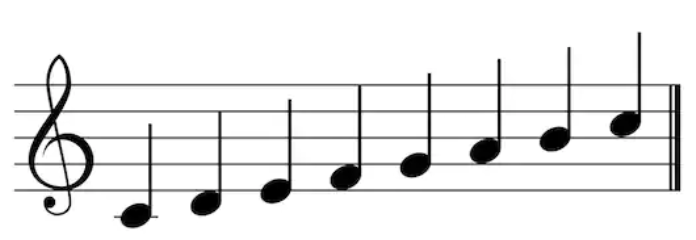
#> input picture doremi.PNG, 696 x 240 px
$ python uno.py
#> lines starting #> are read from the running program, lines starting #| are printed output that depends on the picture; after the words box and inside, x2 and y2 are one past the last pixel; in counts of white or black regions, pixels touching at a corner belong together
import numpy as np
import cv2 as cv
from matplotlib import pyplot as plt
from scipy.signal import find_peaks

def get_index(mat, limit):
    return [i for (i, val) in enumerate(mat) if val > limit]

# Load an image in grayscale
img = cv.imread('doremi.PNG', cv.IMREAD_GRAYSCALE)
#> img: shape (240, 696); min 0, max 255, mean 234.3
chosen_thresh, bw = cv.threshold(img,0,255,cv.THRESH_BINARY_INV | cv.THRESH_OTSU)
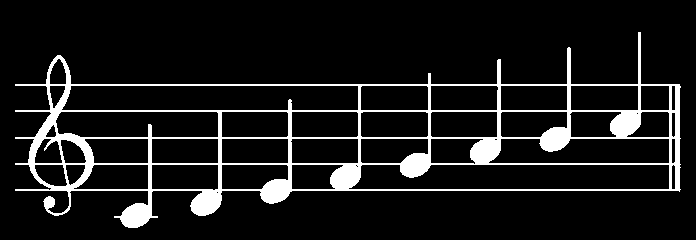
#> bw: shape (240, 696); 9.9% white; 1 white region, box (x1, y1, x2, y2) and area: (15, 32, 681, 228) 16473
#> chosen_thresh = 161
# cv.imshow('image', bw)
# cv.waitKey(0)
# cv.destroyAllWindows()

row_sum = np.sum(bw, axis=1)
#> row_sum = 240 values, max 169830 at index 138, min 0 at index 0, mean 17502.6
index = np.arange(0, row_sum.size)
#> index = 240 values from 0 to 239

# plt.plot(index,row_sum)
# plt.show()

# peaks, mappa = find_peaks(row_sum, prominence = int(row_sum.size / 2))
# row_sum[row_sum > np.max(row_sum) / 2] = 0

# get the indices where the value is greater than half of the max value
peaks = get_index(row_sum, np.max(row_sum) / 2)
#> peaks = [84, 85, 110, 111, 137, 138, 163, 164, 189, 190]

bw[peaks, :] = 0
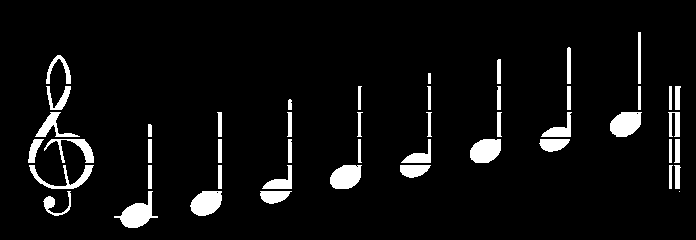
#> bw: shape (240, 696); 5.9% white; 48 white regions (1 under 20 px), largest, box (x1, y1, x2, y2) and area: (114, 191, 158, 228) 695, (610, 112, 642, 137) 620, (190, 191, 222, 216) 616
print(bw[peaks, :])
#> (printed output is left out)
cv.imshow('image', bw)
cv.waitKey(0)
cv.destroyAllWindows()
# [4 lines of commented-out code are left out]

$ run again, with scale.png copied over doremi.PNG
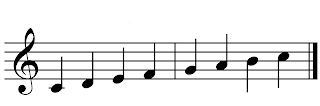
#> input picture scale.png, 320 x 106 px
#> img is the input picture: shape (106, 320); min 0, max 255, mean 234.3
#> `chosen_thresh, bw = cv.threshold(img,0,255,cv.THRESH_BINARY_INV | cv.T..`:
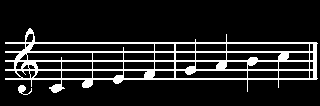
#> bw: shape (106, 320); 13% white in thin lines or dots, all inside (x1, y1, x2, y2) = (5, 28, 318, 95)
#> chosen_thresh = 177
#> row_sum = 106 values, max 79815 at index 43, min 0 at index 0, mean 10594.5
#> peaks = [42, 43, 51, 52, 60, 61, 69, 70, 78, 79]
#> `bw[peaks, :] = 0`:
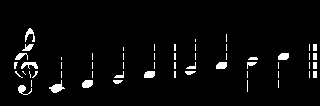
#> bw: shape (106, 320); 3.8% white; 57 white regions (37 under 20 px), largest, box (x1, y1, x2, y2) and area: (49, 80, 65, 93) 93, (82, 80, 93, 88) 74, (21, 62, 38, 69) 73
#> (printed output is left out)

$ run again, with test.png copied over doremi.PNG
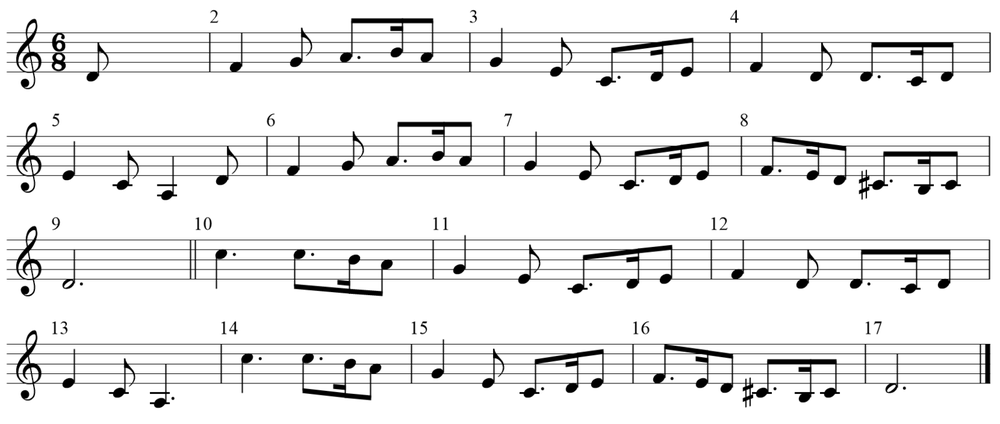
#> input picture test.png, 1000 x 424 px, shrunk from 1600 x 678 before the run
#> img is the input picture: shape (424, 1000); min 0, max 255, mean 235.2
#> `chosen_thresh, bw = cv.threshold(img,0,255,cv.THRESH_BINARY_INV | cv.T..`:
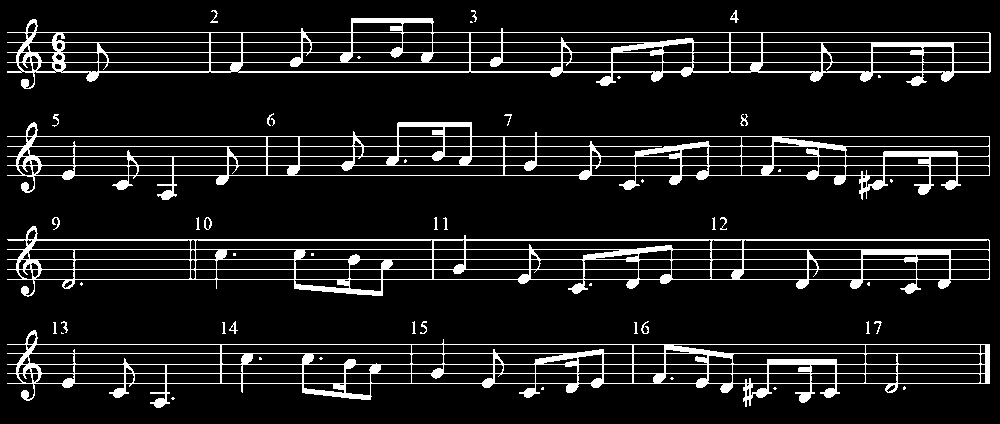
#> bw: shape (424, 1000); 10.1% white; 50 white regions (22 under 20 px), largest, box (x1, y1, x2, y2) and area: (7, 122, 990, 200) 10584, (7, 18, 991, 89) 10564, (7, 330, 990, 408) 10386
#> chosen_thresh = 168
#> row_sum = 424 values, max 250920 at index 42, min 0 at index 0, mean 25700.3
#> peaks = [32, 42, 52, 62, 71, 72, 136, 146, 156, 165, 175, 239, 240, 249, 259, 269, 279, 344, 353, 364, 373, 383]
#> `bw[peaks, :] = 0`:
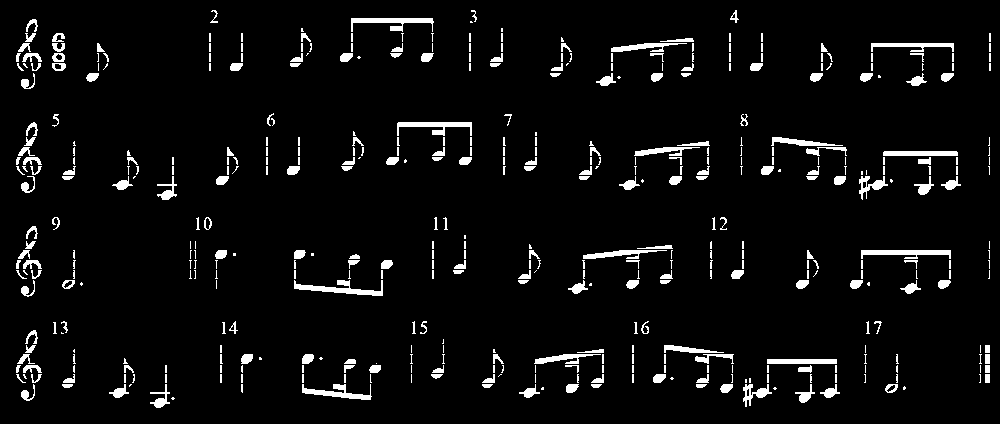
#> bw: shape (424, 1000); 5% white; 461 white regions (259 under 20 px), largest, box (x1, y1, x2, y2) and area: (294, 280, 383, 296) 563, (351, 18, 434, 32) 511, (861, 250, 951, 259) 495
#> (printed output is left out)

$ run again, with teapot.jpg saved as doremi.PNG
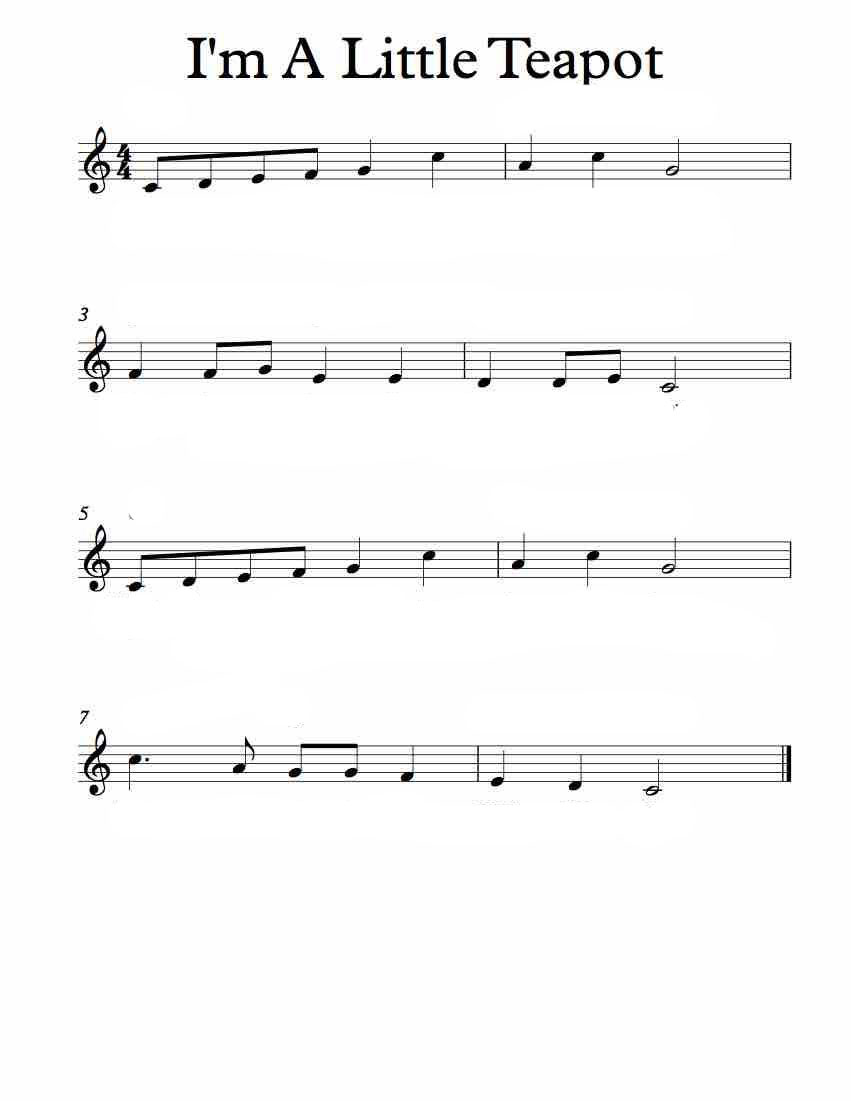
#> input picture teapot.jpg, 851 x 1101 px
#> `chosen_thresh, bw = cv.threshold(img,0,255,cv.THRESH_BINARY_INV | cv.T..`:
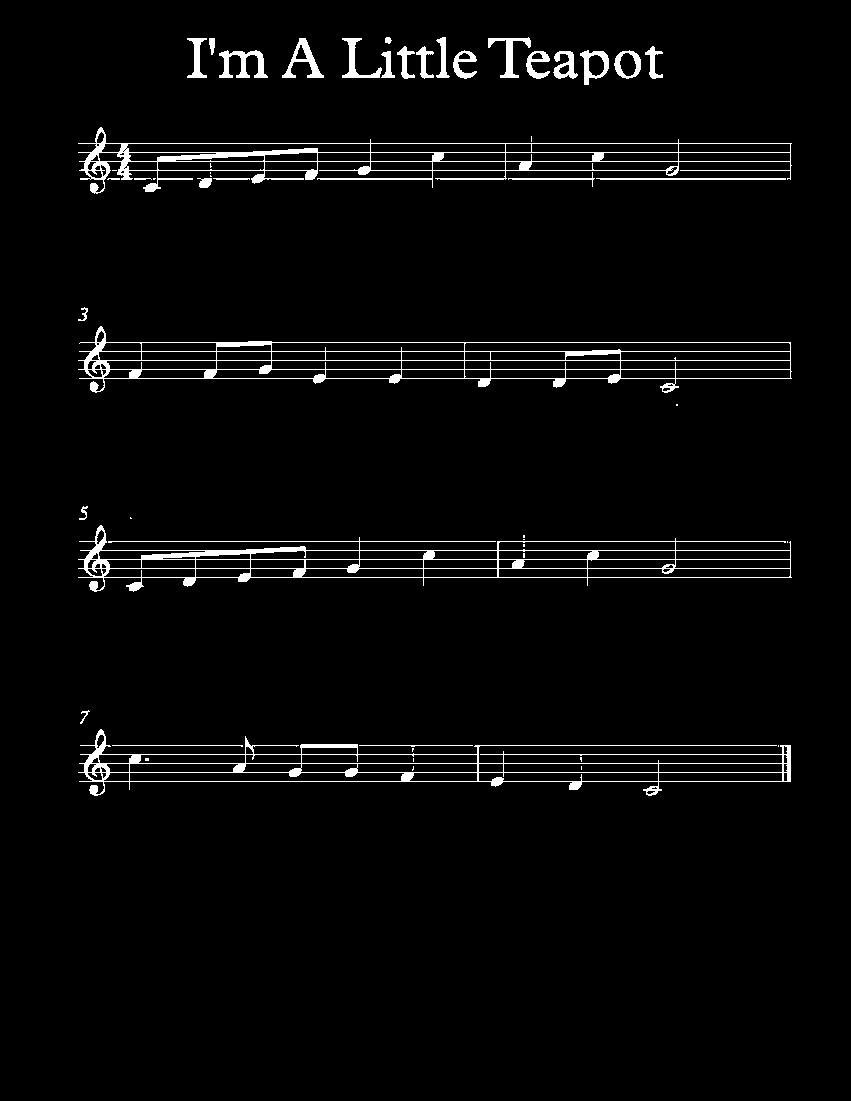
#> bw: shape (1101, 851); 3.1% white; 52 white regions (20 under 20 px), largest, box (x1, y1, x2, y2) and area: (78, 525, 792, 592) 5841, (78, 127, 792, 194) 5814, (78, 326, 792, 393) 5557
#> chosen_thresh = 154
#> row_sum = 1101 values, max 182070 at index 143, min 0 at index 0, mean 6750
#> peaks = [143, 152, 161, 170, 178, 179, 342, 351, 360, 369, 378, 541, 550, 559, 568, 577, 745, 754, 763, 772, 781]
#> `bw[peaks, :] = 0`:
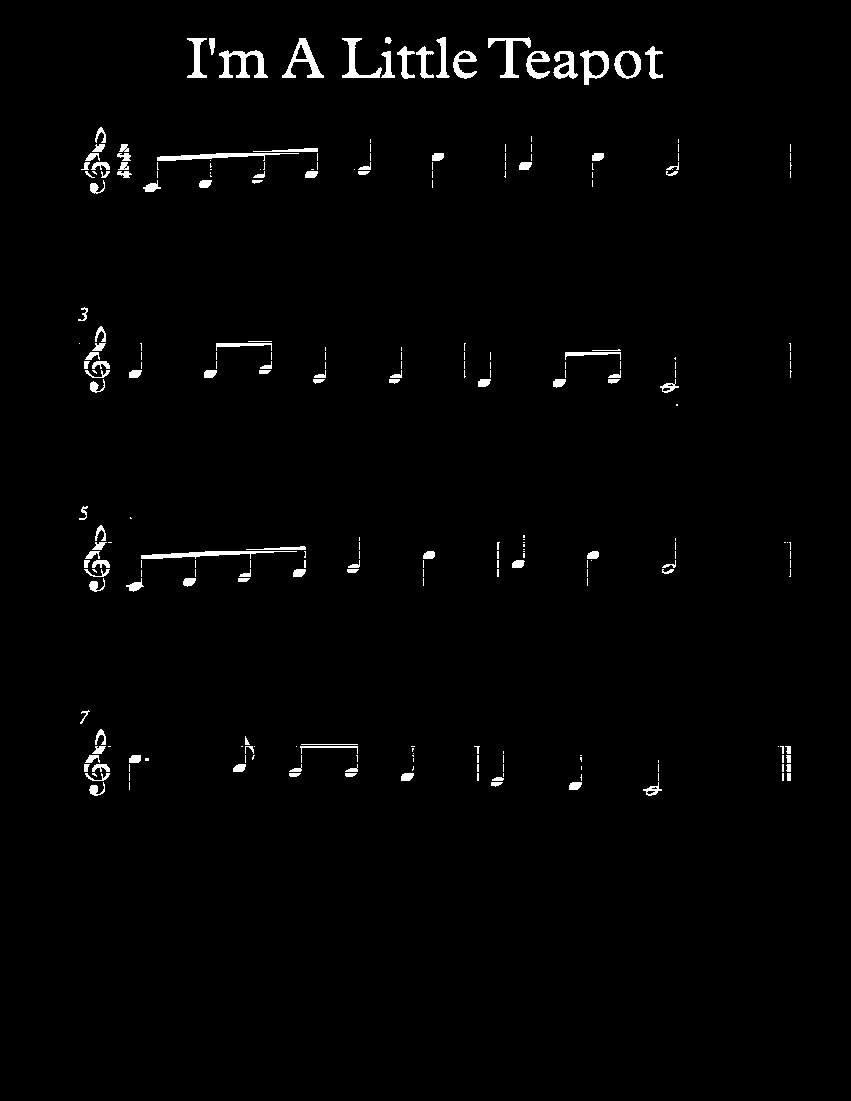
#> bw: shape (1101, 851); 1.5% white; 265 white regions (147 under 20 px), largest, box (x1, y1, x2, y2) and area: (219, 50, 268, 78) 636, (141, 551, 297, 559) 557, (282, 38, 324, 78) 541
#> (printed output is left out)
